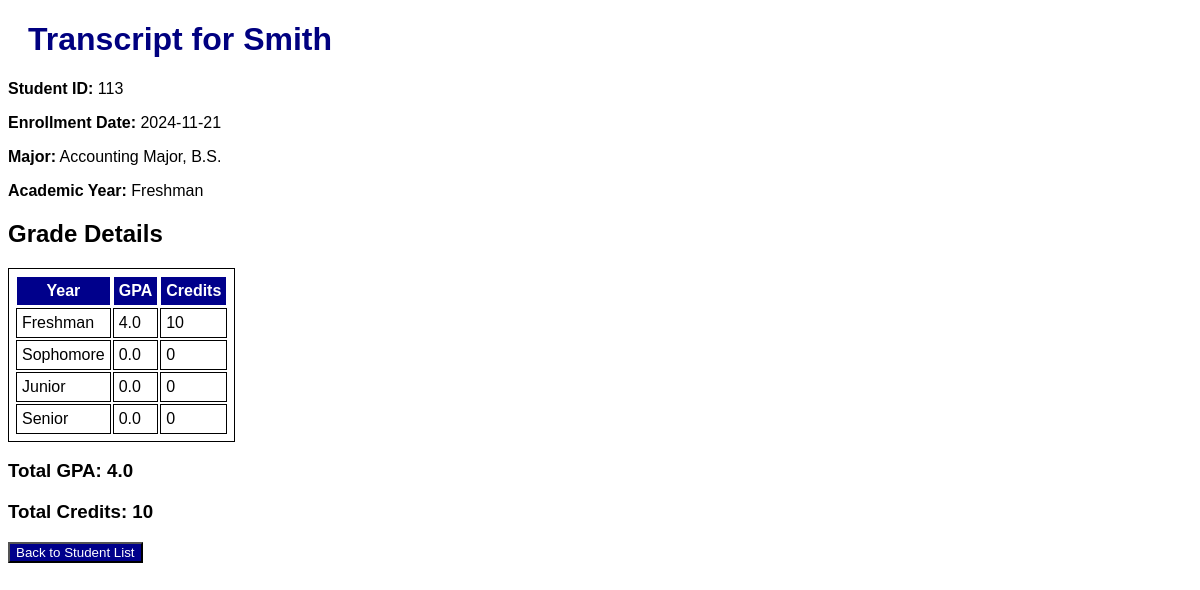
Screenshot of /students/113/graduation with the database file from the repository.
### app/models.py (models this page shows, shortened)
class Student(db.Model):
    __tablename__ = 'students'
    enrollment_date = db.Column(db.Date, nullable=False, default=date.today)
    student_id = db.Column(db.Integer, primary_key=True)
    student_name = db.Column(db.String, nullable=False)
    academic_year = db.Column(db.String)
    total_gpa = db.Column(db.Float, default=0.0)
    total_credits = db.Column(db.Integer, default=0)
    major = db.Column(db.String, nullable=False)

class Grade(db.Model):
    __tablename__ = 'grades'
    student_id = db.Column(
        db.Integer,
        db.ForeignKey('students.student_id'),
        nullable=False,
        primary_key=True)
    semester = db.Column(db.String, nullable=False, primary_key=True)
    gpa = db.Column(db.Float, default=0.0)
    credits = db.Column(db.Integer, default=0)
    student = db.relationship(
        'Student', backref=db.backref(
            'grades', lazy=True))

### app/routes.py (the view, shortened to what this page needs)
@login_required
@app.route('/students/<int:student_id>/graduation', methods=['GET'])
def view_transcript(student_id):
    student = Student.query.get_or_404(student_id)
    grades = Grade.query.filter_by(student_id=student_id).all()
    total_gpa = sum(grade.gpa for grade in grades) / len(grades)
    total_credits = sum(grade.credits for grade in grades)
    student.total_gpa = total_gpa
    student.total_credits = total_credits
    db.session.commit()
    return render_template('transcript.html', student=student,
                           grades=grades,
                           total_gpa=total_gpa,
                           total_credits=total_credits)

### templates/transcript.html
{% extends 'base.html' %}
{% block main %}
    <h1>Transcript for {{ student.student_name }}</h1>
    <p><strong>Student ID:</strong> {{ student.student_id }}</p>
    <p><strong>Enrollment Date:</strong> {{ student.enrollment_date }}</p>
    <p><strong>Major:</strong> {{ student.major }}</p>
    <p><strong>Academic Year:</strong> {{ student.academic_year|capitalize }}</p>
    <h2>Grade Details</h2>
    <table>
        <thead>
            <tr>
                <th>Year</th>
                <th>GPA</th>
                <th>Credits</th>
            </tr>
        </thead>
        <tbody>
            {% set correct_order = ['Freshman', 'Sophomore', 'Junior', 'Senior'] %}
            {% for semester in correct_order %}
                {% set grade = grades | selectattr('semester', 'equalto', semester) | first %}
                <tr>
                    <td>{{ semester }}</td>
                    <td>{{ grade.gpa if grade else 0.0 }}</td>
                    <td>{{ grade.credits if grade else 0 }}</td>
                </tr>
            {% endfor %}
        </tbody>
    </table>
    <h3>Total GPA: {{ total_gpa }}</h3>
    <h3>Total Credits: {{ total_credits }}</h3>
    <button type="button" class="button" onclick="window.location.href='{{ url_for('list_student') }}'">Back to Student List</button>
{% endblock %}

### static/style.css (style rules this page uses)
body { font-family: Arial, Helvetica, sans-serif; font-size: medium; }
h1 { color: navy; margin-left: 20px; }
table, th, td { border: 1px solid; padding: 5px }
th { background-color: darkblue; color: white }
.button { background-color: darkblue; color: white; }

### rows the page displays
Student: student_name "Smith", student_id "113", enrollment_date "2024-11-21", major "Accounting Major, B.S.", academic_year "Freshman"
Grade: gpa "4.0", credits "10"

### other values shown
{{ semester }} "Freshman" "Sophomore" "Junior" "Senior"
{{ grade.gpa if grade else 0.0 }} "0.0" "0.0" "0.0"
{{ grade.credits if grade else 0 }} "0" "0" "0"
{{ total_gpa }} "4.0"
{{ total_credits }} "10"
